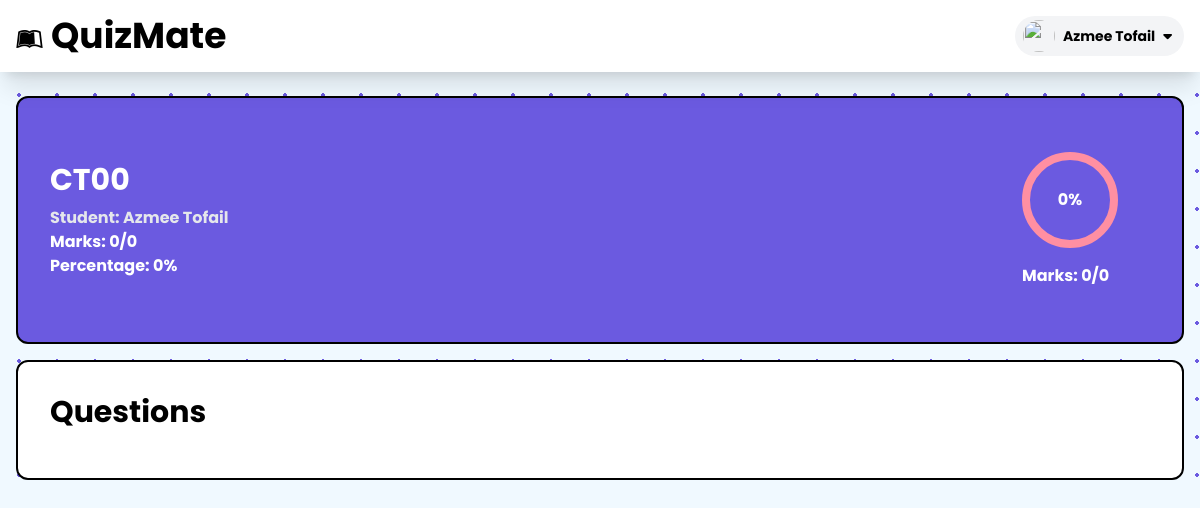
/home/exam/4/reportcard (signed in), run on the app's committed database.
### exam/models.py (models this page shows, shortened)
class Exam(models.Model):
    classes = models.ForeignKey(Class, related_name='exams', on_delete=models.CASCADE)
    name = models.CharField(max_length=100)
    date = models.DateField(default=None)
    start_time = models.TimeField(default=None)
    duration = models.IntegerField(default=60, null=True, blank=True)
    instruction = models.TextField(null=True, blank=True)

class AnswerSheet(models.Model):
    STATUS_TYPE = (
        ('NOT_STARTED', 'NOT_STARTED'),
        ('STARTED', 'STARTED'),
        ('SUBMITTED', 'SUBMITTED'),
    )
    exam = models.ForeignKey(Exam, related_name='answer_sheets', on_delete=models.CASCADE)
    student = models.ForeignKey(settings.AUTH_USER_MODEL, related_name='answersheets', on_delete=models.CASCADE)
    status = models.CharField(max_length=100, choices=STATUS_TYPE, default='NOT_STARTED')
    mark = models.IntegerField(default=0, null=True, blank=True)
    total_marks = models.IntegerField(default=0, null=True, blank=True)
    percentage = models.IntegerField(default=0, null=True, blank=True)

### exam/views.py (the view)
# urls.py: path('exam/<int:exam_id>/reportcard', reportcardView, name='reportcard'),
def reportcardView(request,exam_id, student_id=None):
    if request.user.id == Exam.objects.get(id=exam_id).classes.teacher.id and not student_id:
        exam = Exam.objects.get(id=exam_id)
        if AnswerSheet.objects.filter(student=request.user.id).exists():
            AnswerSheet.objects.filter(student = request.user.id).delete()
        answersheet = AnswerSheet.objects.filter(exam=exam)
        data = {"exam": exam, "answersheet": answersheet}
        return render (request, 'exam/reportcard.html', data)
    elif request.user.id == Exam.objects.get(id=exam_id).classes.teacher.id and student_id:
        student_id = student_id
    else:
        student_id = request.user.id
    student = User.objects.get(id=student_id)
    exam = Exam.objects.get(id=exam_id)
    questions = Question.objects.filter(exam=exam_id)
    if not AnswerSheet.objects.filter(exam=exam, student=student_id).exists():
        AnswerSheet.objects.create(exam=Exam.objects.get(id=exam_id), student=request.user, status="SUBMITTED")
    answersheet = AnswerSheet.objects.get(exam=exam, student=student_id)
    for question in questions:
        if not (Answer.objects.filter(answersheet=answersheet, question=question).exists()):
            Answer.objects.create(answersheet=answersheet, question=question, answer="Not Answered", mark=0, is_correct=False, answered=False)
    answersheet = AnswerSheet.objects.get(exam=exam, student=student_id)
    a = Answer.objects.filter(answersheet=answersheet)
    data = {"exam": exam, "answersheet": answersheet, "answers": a, "student": student}
    return render(request, 'exam/singlereportcard.html', data)

### templates/exam/singlereportcard.html (shortened to what this page needs)
{%extends "exam/base.html" %} {% load static %} {% block content %}
<div class="max-w-7xl mx-auto my-2 p-4">
    <div class="card bg-primary w-full rounded-xl text-white font-bold border-2 border-black flex justify-between items-center">
        <div class="px-8 py-16">
            <h1 class="text-3xl font-bold">{{exam.name}}</h1>
            <p class="text-md mt-1 text-gray-200">
                Student: {{student.first_name}} {{student.last_name}}
            </p>
            <p>
                Marks: {{answersheet.mark}}/{{answersheet.total_marks}}
            </p>
            <p>
                Percentage: {{answersheet.percentage}}%
            </p>
        </div>
        <div class="pr-16">
            <div class="mb-4 h-24 w-24 rounded-full border-8 border-tertiary flex flex-col items-center justify-center font-bold">
                <span>{{answersheet.percentage}}%</span>
            </div>
            <span>
                Marks: {{answersheet.mark}}/{{answersheet.total_marks}}
            </span>
        </div>
    </div>
    <div>
        <div class="card bg-white w-full rounded-xl mt-4 border-2 border-black">
            <div class="p-8">
                <div class="flex justify-between items-center">
                    <h1 class="text-3xl font-bold">Questions</h1>
                </div>
            </div>
        </div>
    </div>
    </div>
    {%endblock%}

### templates/reusable/exam_header.html (shortened to what this page needs)
{% load static %}
<div class="sticky top-0 max-w-screen bg-white py-4 shadow-xl">
    <div class="max-w-7xl px-4 flex justify-between items-center mx-auto">
        <div>
            <a href="/home" class="text-xl md:text-2xl lg:text-4xl text-black font-bold" ><i class="text-2xl mr-2 fa fa-leanpub"></i>QuizMate</a>
        </div>
        <div class="relative ml-3">
            <div>
                <button
                    type="button"
                    class="flex max-w-xs items-center rounded-full bg-gray-100 py-1 px-2 gap-2 text-sm focus:outline-none focus:ring-2 focus:ring-white focus:ring-offset-2 focus:ring-offset-gray-800"
                    id="user-menu-button"
                    aria-expanded="false"
                    aria-haspopup="true"
                    onclick="profileheaderModal()"
                >
                    <img
                        class="h-8 w-8 rounded-full"
                        src="https://www.clipartmax.com/png/middle/171-1717870_stockvader-predicted-cron-for-may-user-profile-icon-png.png"
                        alt=""
                    />
                    <p>
                        {% if request.user.first_name != "" %}
                        <span class="font-bold">
                            {{request.user.first_name}}
                            {{request.user.last_name}}
                        </span>
                        {% else %}
                        <span class="font-bold">{{request.user.username}}</span>
                        {% endif %}
                    </p>
                    <i class="fa-solid fa-caret-down mr-1"></i>
                </button>
            </div>
        </div>
    </div>
</div>

### static/exam/base.css (style rules this page uses)
.polkabg { background-image: radial-gradient( #6b5ae0 1.6500000000000001px, #f0f9ff 1.6500000000000001px ); background-size: 38px 38px; }

### data on the page
Exam: name "CT00"
AnswerSheet: mark "0", total_marks "0", percentage "0"

### other printed values
{{ request.user.first_name }} "Azmee"
{{ request.user.last_name }} "Tofail"
{{ student.first_name }} "Azmee"
{{ student.last_name }} "Tofail"
